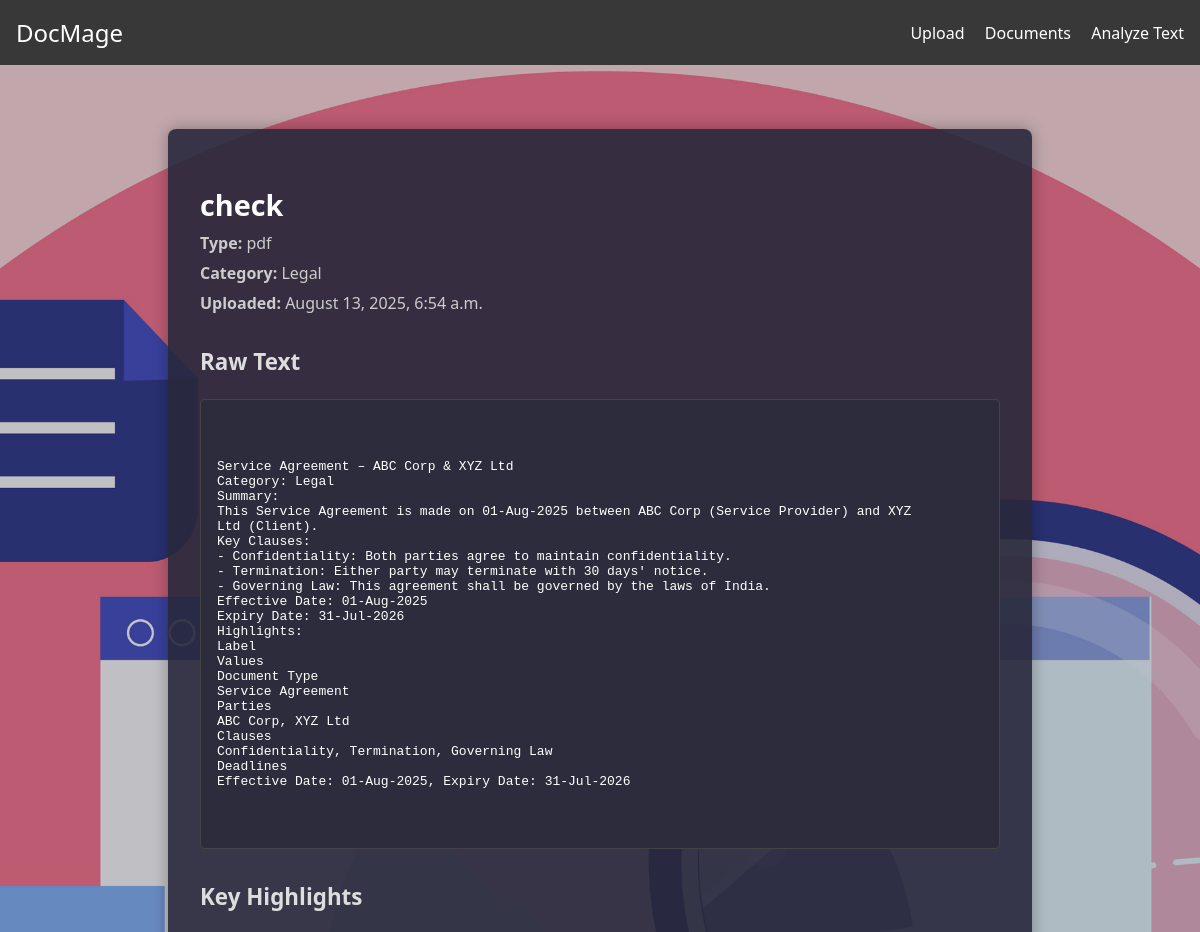
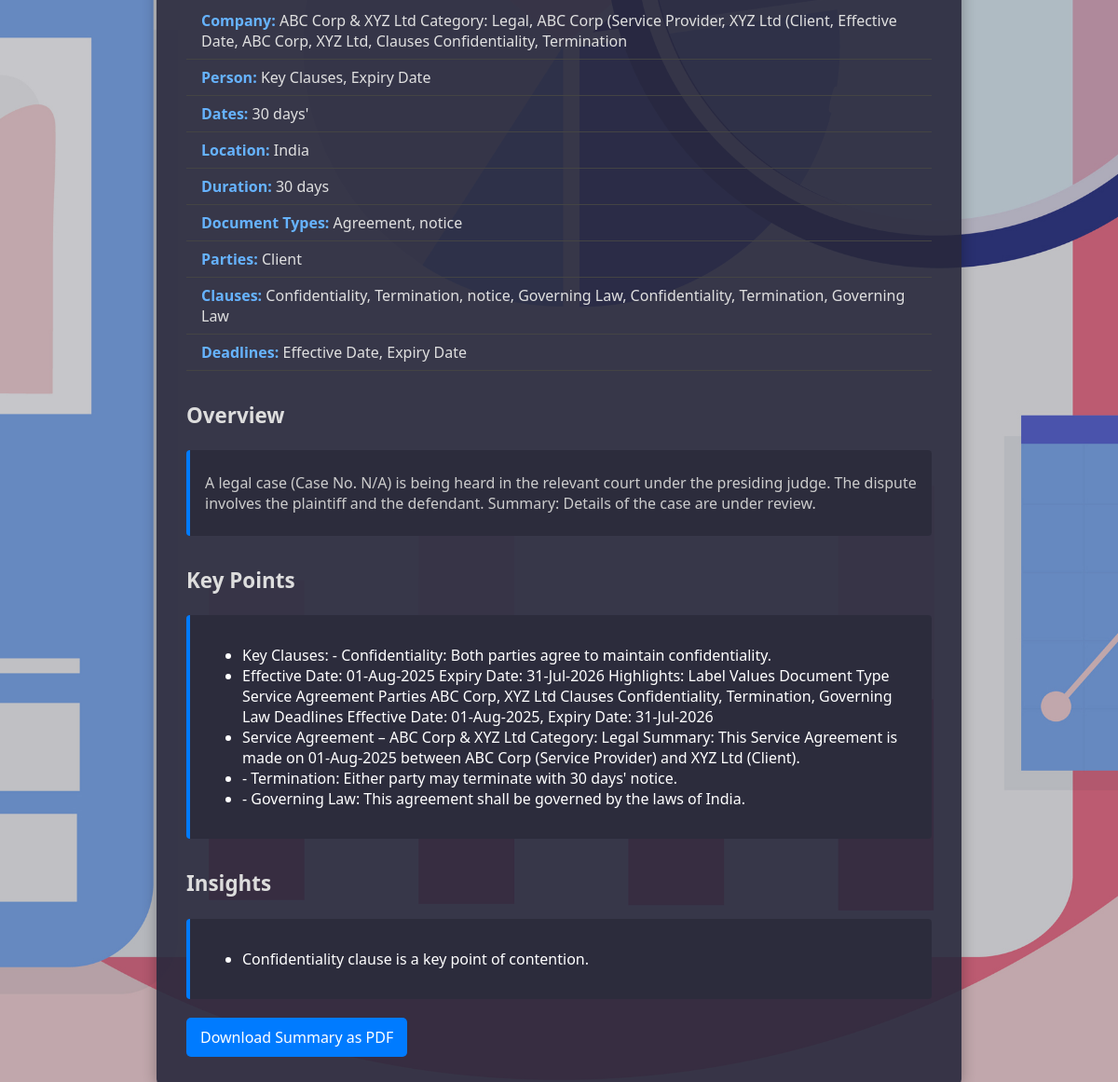
Screenshot of /documents/30/ with the database file from the repository (2 pictures, top to bottom).
### analyzer/models.py (models this page shows, shortened)
class Document(models.Model):
    DOC_TYPES = [
        ('pdf', 'PDF'),
        ('docx', 'Word'),
        ('txt', 'Text'),
    ]
    CATEGORY_CHOICES = [
        ('general', 'General'),
        ('medical', 'Medical'),
        ('legal', 'Legal'),
        ('financial', 'Financial'),
    ]
    title = models.CharField(max_length=255)
    file = models.FileField(upload_to='documents/')
    uploaded_at = models.DateTimeField(auto_now_add=True)
    doc_type = models.CharField(max_length=10, choices=DOC_TYPES, default='pdf')
    category = models.CharField(max_length=50, choices=CATEGORY_CHOICES, default='general')
    summary = models.TextField(blank=True, null=True)  # Overview
    key_points = models.JSONField(blank=True, null=True)  # ✅ New field
    raw_text = models.TextField(blank=True, null=True)
    highlights = models.JSONField(blank=True, null=True)

### analyzer/views.py (the view)
# urls.py: path('documents/<int:doc_id>/', views.document_detail, name='document_detail'),
def document_detail(request, doc_id):
    doc = get_object_or_404(Document, id=doc_id)
    raw_text = doc.raw_text or extract_text(doc.file.path, doc.doc_type)
    highlights = doc.highlights or extract_highlights(raw_text, doc.category)
    structured_summary = summarize_structured_with_insights(raw_text, doc.category)
    overview = structured_summary.get("overview", "")
    key_points = structured_summary.get("key_points", [])
    formatted_highlights = {key.replace("_", " "): value for key, value in highlights.items()}
    all_category_keys = list(chain.from_iterable(CATEGORY_LABELS[cat].keys() for cat in CATEGORY_LABELS))
    return render(request, 'analyzer/detail.html', {
        'document': doc,
        'raw_text': raw_text,
        'highlights': formatted_highlights,
        'overview': overview,
        'key_points': key_points,
        'insights': structured_summary.get("insights", []),
        'category_labels': CATEGORY_LABELS,
        'all_category_keys': [k.replace("_", " ") for k in all_category_keys]
    })

### analyzer/nlp_utils/summarizer.py (called while the page is built)
def score_sentence(sentence: str, category: str) -> int:
    score = 0
    if nlp:
        doc = nlp(sentence)
        score += len(doc.ents)
    keywords = {
        "medical": ["symptom", "diagnosis", "treatment", "patient", "clinical", "impression", "follow-up", "medication", "plan", "recommendation"],
        "legal": ["case", "ruling", "plaintiff", "defendant", "contract", "compliance", "clause", "hearing", "jurisdiction"],
        "financial": ["revenue", "profit", "loss", "quarter", "growth", "market", "cash", "margin", "income"]
    }
    for word in keywords.get(category, []):
        if word in sentence.lower():
            score += 2
    return score

### analyzer/templates/analyzer/detail.html
{% extends 'analyzer/base.html' %}
{% block content %}
<div class="detail-container">
    <h2>{{ document.title }}</h2>
    <p><strong>Type:</strong> {{ document.doc_type }}</p>
    <p><strong>Category:</strong> {{ document.category|title }}</p>
    <p><strong>Uploaded:</strong> {{ document.uploaded_at|date:"F j, Y, g:i a" }}</p>
    <h3>Raw Text</h3>
    <div class="raw-text">
        <pre>{{ raw_text|escape }}</pre>
    </div>
    <h3>Key Highlights</h3>
    <div class="highlight-section">
        {% if highlights %}
            <ul class="entity-list">
                {% for key, value in highlights.items %}
                    <li class="entity-item"><strong>{{ key }}:</strong> {{ value }}</li>
                {% endfor %}
            </ul>
        {% else %}
            <p class="entity-item empty">No highlights available.</p>
        {% endif %}
    </div>
    <h3>Overview</h3>
    <div class="summary-box">
        {% if overview %}
            <p>{{ overview }}</p>
        {% else %}
            <p>No overview available.</p>
        {% endif %}
    </div>
    <h3>Key Points</h3>
    <div class="summary-box">
        {% if key_points %}
            <ul>
                {% for point in key_points %}
                    <li>{{ point }}</li>
                {% endfor %}
            </ul>
        {% else %}
            <p>No key points available.</p>
        {% endif %}
    </div>
    <h3>Insights</h3>
    <div class="summary-box">
        {% if insights %}
            <ul>
                {% for insight in insights %}
                    <li>{{ insight }}</li>
                {% endfor %}
            </ul>
        {% else %}
            <p>No insights available.</p>
        {% endif %}
    </div>
    <a href="{% url 'download_summary_pdf' document.id %}" class="download-btn">Download Summary as PDF</a>
</div>
{% endblock %}

### static/css/styles.css (style rules this page uses)
body { margin: 0; font-family: 'Segoe UI', Tahoma, Geneva, Verdana, sans-serif; background-color: #1e1e2f; color: #e0e0e0; position: relative; }
body::before { content: ""; position: fixed; top: 0; left: 0; width: 100%; height: 100%; background-image: url('/static/images/64683.jpg'); background-size: cover; background-position: center; background-repeat: no-repeat; opacity: 0.75; z-index: -1; }
.detail-container { max-width: 800px; margin: 2rem auto; padding: 2rem; background-color: rgba(40, 40, 60, 0.9); border-radius: 8px; box-shadow: 0 0 15px rgba(0, 0, 0, 0.3); }
.detail-container h2 { font-size: 1.8rem; margin-bottom: 0.5rem; color: #ffffff; }
.detail-container p { margin: 0.5rem 0; color: #cccccc; }
.detail-container h3 { margin-top: 2rem; font-size: 1.4rem; color: #dddddd; }
.raw-text { background-color: #2c2c3c; padding: 1rem; border-radius: 4px; white-space: pre-wrap; border: 1px solid #444; font-family: monospace; color: #ffffff; }
.entity-list { list-style: none; padding: 0; margin-top: 1rem; }
.entity-item { padding: 0.5rem 1rem; border-bottom: 1px solid #444; }
.entity-item strong { color: #66b3ff; }
.summary-box { background-color: #2c2c3c; padding: 1rem; border-left: 4px solid #007bff; margin-top: 1rem; border-radius: 4px; color: #ffffff; }
.download-btn { display: inline-block; margin-top: 20px; padding: 10px 15px; background-color: #007bff; color: white; text-decoration: none; border-radius: 5px; }

### rows the page displays
Document: title "check", doc_type "pdf", category "Legal", uploaded_at "August 13, 2025, 6:54 a.m.", raw_text "Service Agreement – ABC Corp & XYZ Ltd Category: Legal Summary: This Service Agreement is made on 01-Aug-2025 between ABC Corp (Service Provider) and XYZ Ltd (Client). Key Clauses: - Confidentiality: Both parties agree to maintain confidentiality. - Termination: Either party may terminate with 30 days' notice. - Governing Law: This agreement shall be governed by the laws of India. Effective Date: 01-Aug-2025 Expiry Date: 31-Jul-2026 Highlights: Label Values Document Type Service Agreement Parties ABC Corp, XYZ Ltd Clauses Confidentiality, Termination, Governing Law Deadlines Effective Date: 01-Aug-2025, Expiry Date: 31-Jul-2026", summary "A legal case (Case No. N/A) is being heard in the relevant court under the presiding judge. The dispute involves the plaintiff and the defendant. Summary: Details of the case are under review."

### other values shown
{{ key }} "Company" "Person" "Dates" "Location" "Duration" "Document Types" "Parties" "Clauses" "Deadlines"
{{ value }} "ABC Corp & XYZ Ltd Category: Legal, ABC Corp (Service Provider, XYZ Ltd (Client, Effective Date, ABC Corp, XYZ Ltd, Clauses Confidentiality, Termination" "Key Clauses, Expiry Date" "30 days'" "India" "30 days" "Agreement, notice" "Client" "Confidentiality, Termination, notice, Governing Law, Confidentiality, Termination, Governing Law" "Effective Date, Expiry Date"
{{ point }} "Key Clauses: - Confidentiality: Both parties agree to maintain confidentiality." "Service Agreement – ABC Corp & XYZ Ltd Category: Legal Summary: This Service Agreement is made on 01-Aug-2025 between ABC Corp (Service Provider) and XYZ Ltd (Client)." "- Termination: Either party may terminate with 30 days' notice." "- Governing Law: This agreement shall be governed by the laws of India."
{{ insight }} "Confidentiality clause is a key point of contention."
